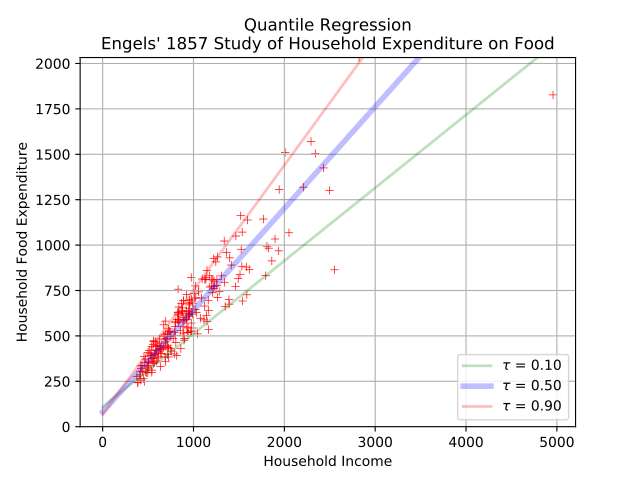

Reproduce this figure in Python.
#!/usr/bin/env python
"``naginterface.library.correg.quantile_linreg`` Python Example."

# NAG Copyright 2017-2018.

# pylint: disable=invalid-name

import numpy as np

def main():
    """
    Example for :func:`naginterfaces.library.correg.quantile_linreg`.

    Multiple linear quantile regression (comprehensive interface.)

    >>> main()
    naginterfaces.library.correg.quantile_linreg Python Example Results.
    Quantile regression model fitted to Engels' 1857 study of
    household expenditure on food.
    Quantile:  0.100
            Lower   Parameter   Upper
            Limit   Estimate    Limit
      0    74.946   110.142   145.337
      1     0.370     0.402     0.433
    Covariance matrix:
    [
       3.191e+02
      -2.541e-01,  2.587e-04
    ]
    Quantile:  0.250
            Lower   Parameter   Upper
            Limit   Estimate    Limit
      0    64.232    95.483   126.735
      1     0.446     0.474     0.502
    Covariance matrix:
    [
       2.516e+02
      -2.004e-01,  2.039e-04
    ]
    Quantile:  0.500
            Lower   Parameter   Upper
            Limit   Estimate    Limit
      0    55.399    81.482   107.566
      1     0.537     0.560     0.584
    Covariance matrix:
    [
       1.753e+02
      -1.396e-01,  1.421e-04
    ]
    Quantile:  0.750
            Lower   Parameter   Upper
            Limit   Estimate    Limit
      0    41.372    62.396    83.421
      1     0.625     0.644     0.663
    Covariance matrix:
    [
       1.139e+02
      -9.068e-02,  9.230e-05
    ]
    Quantile:  0.900
            Lower   Parameter   Upper
            Limit   Estimate    Limit
      0    26.829    67.351   107.873
      1     0.650     0.686     0.723
    Covariance matrix:
    [
       4.230e+02
      -3.369e-01,  3.429e-04
    ]
    First 10 residuals:
                                  Quantile
    Obs.     0.10000    0.25000    0.50000    0.75000    0.90000
     1     -23.10718  -38.84219  -61.00711  -77.14462  -99.86551
     2     -16.70358  -41.20981  -73.81193 -100.11463 -127.96277
     3      13.48419  -37.04518 -100.61322 -157.07478 -200.13481
     4      36.09526    4.52393  -36.48522  -70.97584 -102.95390
     5      83.74310   44.08476   -6.54743  -50.41028  -87.11562
     6     143.66660   89.90799   22.49734  -37.70668  -82.65437
     7     187.39134  142.05288   84.66171   34.21603   -5.80963
     8     196.90443  140.73220   70.44951    7.44831  -38.91027
     9     194.55254  114.45726   15.70761  -75.01861 -135.36147
    10     105.62394   12.32563 -102.13482 -208.16238 -276.22311
    """

    from naginterfaces.library import correg

    print(
        'naginterfaces.library.correg.quantile_linreg Python Example Results.'
    )
    print('Quantile regression model fitted to Engels\' 1857 study of')
    print('household expenditure on food.')

    # Retrieve the data set for this example:
    sorder, dat, y = get_data()
    # The independent variables to include:
    isx = [1]*dat.shape[1]
    # The quantiles of interest:
    tau = [0.10, 0.50, 0.90]

    # Initialize the routine and set some optional parameters:
    comm = {}
    correg.optset('Initialize = quantile_linreg', comm)
    correg.optset('Return Residuals = Yes', comm)
    correg.optset('Matrix Returned = Covariance', comm)
    correg.optset('Interval Method = IID', comm)

    regn = correg.quantile_linreg(
        sorder, dat, isx, y, tau, comm,
    )

    for l, tau_l in enumerate(tau):
        print('Quantile: {:6.3f}'.format(tau_l))
        print('        Lower   Parameter   Upper')
        print('        Limit   Estimate    Limit')
        for j in range(regn.bl.shape[0]):
            print(
                '{:3d}   {:7.3f}   {:7.3f}   {:7.3f}'.format(
                    j, regn.bl[j, l], regn.b[j, l], regn.bu[j, l],
                )
            )
        print('Covariance matrix:')
        print('[')
        for i in range(regn.ch.shape[0]):
            print(
                '  ' +
                ', '.join(['{:10.3e}']*(i+1)).format(*regn.ch[:, i, l])
            )
        print(']')

    print('First 10 residuals:')
    print('                              Quantile')
    print('Obs.  ' + ' '.join(['{:10.5f}']*(len(tau))).format(*tau))
    for i in range(min(regn.res.shape[0], 10)):
        print(
            '{:2d}'.format(i+1) +
            '    ' +
            ' '.join(['{:10.5f}']*(len(tau))).format(*regn.res[i, :])
        )


    import numpy as np
    plot_x = np.linspace(0, max(dat))
    plot_ys = [regn.b[0, i] + regn.b[1, i]*plot_x for i in range(len(tau))]
    Colors = ['green', 'blue', 'red']
    import matplotlib.pyplot as plt
    plt.scatter(dat, y, c='red', marker='+', linewidth=0.5)
    for tau_i, tau_val in enumerate(tau):
        lw = 2
        if tau_i == 1:
            lw = 4
        plt.plot(
            plot_x, plot_ys[tau_i],
            label=r'$\tau$ = {:.2f}'.format(tau_val),linewidth=lw,alpha=0.25,
            color = Colors[tau_i]
        )
    plt.ylim((0., max(y)))
    plt.xlabel('Household Income')
    plt.ylabel('Household Food Expenditure')
    plt.legend(loc='lower right')
    plt.title(
        'Quantile Regression\n'
        'Engels\' 1857 Study of Household Expenditure on Food'
    )
    plt.grid(True)
    plt.show()


def get_data():
    """
    The data set for this example.
    """
    # The variate values (there is a single
    # variate in this example):
    dat = [
        420.1577,
        541.4117,
        901.1575,
        639.0802,
        750.8756,
        945.7989,
        829.3979,
        979.1648,
        1309.8789,
        1492.3987,
        502.8390,
        616.7168,
        790.9225,
        555.8786,
        713.4412,
        838.7561,
        535.0766,
        596.4408,
        924.5619,
        487.7583,
        692.6397,
        997.8770,
        506.9995,
        654.1587,
        933.9193,
        433.6813,
        587.5962,
        896.4746,
        454.4782,
        584.9989,
        800.7990,
        502.4369,
        713.5197,
        906.0006,
        880.5969,
        796.8289,
        854.8791,
        1167.3716,
        523.8000,
        670.7792,
        377.0584,
        851.5430,
        1121.0937,
        625.5179,
        805.5377,
        558.5812,
        884.4005,
        1257.4989,
        2051.1789,
        1466.3330,
        730.0989,
        2432.3910,
        940.9218,
        1177.8547,
        1222.5939,
        1519.5811,
        687.6638,
        953.1192,
        953.1192,
        953.1192,
        939.0418,
        1283.4025,
        1511.5789,
        1342.5821,
        511.7980,
        689.7988,
        1532.3074,
        1056.0808,
        387.3195,
        387.3195,
        410.9987,
        499.7510,
        832.7554,
        614.9986,
        887.4658,
        1595.1611,
        1807.9520,
        541.2006,
        1057.6767,
        800.7990,
        1245.6964,
        1201.0002,
        634.4002,
        956.2315,
        1148.6010,
        1768.8236,
        2822.5330,
        922.3548,
        2293.1920,
        627.4726,
        889.9809,
        1162.2000,
        1197.0794,
        530.7972,
        1142.1526,
        1088.0039,
        484.6612,
        1536.0201,
        678.8974,
        671.8802,
        690.4683,
        860.6948,
        873.3095,
        894.4598,
        1148.6470,
        926.8762,
        839.0414,
        829.4974,
        1264.0043,
        1937.9771,
        698.8317,
        920.4199,
        1897.5711,
        891.6824,
        889.6784,
        1221.4818,
        544.5991,
        1031.4491,
        1462.9497,
        830.4353,
        975.0415,
        1337.9983,
        867.6427,
        725.7459,
        989.0056,
        1525.0005,
        672.1960,
        923.3977,
        472.3215,
        590.7601,
        831.7983,
        1139.4945,
        507.5169,
        576.1972,
        696.5991,
        650.8180,
        949.5802,
        497.1193,
        570.1674,
        724.7306,
        408.3399,
        638.6713,
        1225.7890,
        715.3701,
        800.4708,
        975.5974,
        1613.7565,
        608.5019,
        958.6634,
        835.9426,
        1024.8177,
        1006.4353,
        726.0000,
        494.4174,
        776.5958,
        415.4407,
        581.3599,
        643.3571,
        2551.6615,
        1795.3226,
        1165.7734,
        815.6212,
        1264.2066,
        1095.4056,
        447.4479,
        1178.9742,
        975.8023,
        1017.8522,
        423.8798,
        558.7767,
        943.2487,
        1348.3002,
        2340.6174,
        587.1792,
        1540.9741,
        1115.8481,
        1044.6843,
        1389.7929,
        2497.7860,
        1585.3809,
        1862.0438,
        2008.8546,
        697.3099,
        571.2517,
        598.3465,
        461.0977,
        977.1107,
        883.9849,
        718.3594,
        543.8971,
        1587.3480,
        4957.8130,
        969.6838,
        419.9980,
        561.9990,
        689.5988,
        1398.5203,
        820.8168,
        875.1716,
        1392.4499,
        1256.3174,
        1362.8590,
        1999.2552,
        1209.4730,
        1125.0356,
        1827.4010,
        1014.1540,
        880.3944,
        873.7375,
        951.4432,
        473.0022,
        601.0030,
        713.9979,
        829.2984,
        959.7953,
        1212.9613,
        958.8743,
        1129.4431,
        1943.0419,
        539.6388,
        463.5990,
        562.6400,
        736.7584,
        1415.4461,
        2208.7897,
        636.0009,
        759.4010,
        1078.8382,
        748.6413,
        987.6417,
        788.0961,
        1020.0225,
        1230.9235,
        440.5174,
        743.0772,
    ]
    # The observations on the dependent variable:
    y = [
        255.8394,
        310.9587,
        485.6800,
        402.9974,
        495.5608,
        633.7978,
        630.7566,
        700.4409,
        830.9586,
        815.3602,
        338.0014,
        412.3613,
        520.0006,
        452.4015,
        512.7201,
        658.8395,
        392.5995,
        443.5586,
        640.1164,
        333.8394,
        466.9583,
        543.3969,
        317.7198,
        424.3209,
        518.9617,
        338.0014,
        419.6412,
        476.3200,
        386.3602,
        423.2783,
        503.3572,
        354.6389,
        497.3182,
        588.5195,
        654.5971,
        550.7274,
        528.3770,
        640.4813,
        401.3204,
        435.9990,
        276.5606,
        588.3488,
        664.1978,
        444.8602,
        462.8995,
        377.7792,
        553.1504,
        810.8962,
        1067.9541,
        1049.8788,
        522.7012,
        1424.8047,
        517.9196,
        830.9586,
        925.5795,
        1162.0024,
        383.4580,
        621.1173,
        621.1173,
        621.1173,
        548.6002,
        745.2353,
        837.8005,
        795.3402,
        418.5976,
        508.7974,
        883.2780,
        742.5276,
        242.3202,
        242.3202,
        266.0010,
        408.4992,
        614.7588,
        385.3184,
        515.6200,
        1138.1620,
        993.9630,
        299.1993,
        750.3202,
        572.0807,
        907.3969,
        811.5776,
        427.7975,
        649.9985,
        860.6002,
        1143.4211,
        2032.6792,
        590.6183,
        1570.3911,
        483.4800,
        600.4804,
        696.2021,
        774.7962,
        390.5984,
        612.5619,
        708.7622,
        296.9192,
        1071.4627,
        496.5976,
        503.3974,
        357.6411,
        430.3376,
        624.6990,
        582.5413,
        580.2215,
        543.8807,
        588.6372,
        627.9999,
        712.1012,
        968.3949,
        482.5816,
        593.1694,
        1033.5658,
        693.6795,
        693.6795,
        761.2791,
        361.3981,
        628.4522,
        771.4486,
        757.1187,
        821.5970,
        1022.3202,
        679.4407,
        538.7491,
        679.9981,
        977.0033,
        561.2015,
        728.3997,
        372.3186,
        361.5210,
        620.8006,
        819.9964,
        360.8780,
        395.7608,
        442.0001,
        404.0384,
        670.7993,
        297.5702,
        353.4882,
        383.9376,
        284.8008,
        431.1000,
        801.3518,
        448.4513,
        577.9111,
        570.5210,
        865.3205,
        444.5578,
        680.4198,
        576.2779,
        708.4787,
        734.2356,
        433.0010,
        327.4188,
        485.5198,
        305.4390,
        468.0008,
        459.8177,
        863.9199,
        831.4407,
        534.7610,
        392.0502,
        934.9752,
        813.3081,
        263.7100,
        769.0838,
        630.5863,
        645.9874,
        319.5584,
        348.4518,
        614.5068,
        662.0096,
        1504.3708,
        406.2180,
        692.1689,
        588.1371,
        511.2609,
        700.5600,
        1301.1451,
        879.0660,
        912.8851,
        1509.7812,
        484.0605,
        399.6703,
        444.1001,
        248.8101,
        527.8014,
        500.6313,
        436.8107,
        374.7990,
        726.3921,
        1827.2000,
        523.4911,
        334.9998,
        473.2009,
        581.2029,
        929.7540,
        591.1974,
        637.5483,
        674.9509,
        776.7589,
        959.5170,
        1250.9643,
        737.8201,
        810.6772,
        983.0009,
        708.8968,
        633.1200,
        631.7982,
        608.6419,
        300.9999,
        377.9984,
        397.0015,
        588.5195,
        681.7616,
        807.3603,
        696.8011,
        811.1962,
        1305.7201,
        442.0001,
        353.6013,
        468.0008,
        526.7573,
        890.2390,
        1318.8033,
        331.0005,
        416.4015,
        596.8406,
        429.0399,
        619.6408,
        400.7990,
        775.0209,
        772.7611,
        306.5191,
        522.6019,
    ]
    # Store the values by columns:
    dat = np.reshape(dat, (len(y), 1))
    sorder = 1
    return sorder, dat, y

if __name__ == '__main__':
    main()
